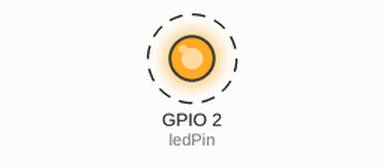
The sketch below on a simulated ESP32. On the bench: output pins drawn as LEDs (lit = HIGH). Dashed ring = blinking. What the sketch prints to the serial monitor is not drawn.

Above: at 2.5 s.
Timing chart, 0 to 6.6 s (numbered marks = the images above):
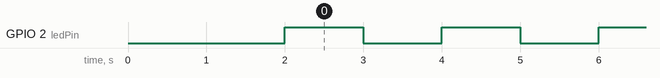

The sketch:

day-2-led-serial-com.ino
```cpp
int ledPin = 2;

void setup() {
  Serial.begin(115200);   // Start communication
  pinMode(ledPin, OUTPUT);

  Serial.println("ESP32 Started!");
  Serial.println("System Check OK");
delay(1000);
Serial.println("Robot Booting");
delay(1000);
Serial.println("Ready for Sensors");
}

void loop() {
  Serial.println("LED ON");
  digitalWrite(ledPin, HIGH);
  delay(1000);

  Serial.println("LED OFF");
  digitalWrite(ledPin, LOW);
  delay(1000);
}
```

Measured:
- by itself, GPIO 2 (ledPin): alternates HIGH for 1.0 s and LOW for 1.0 s
